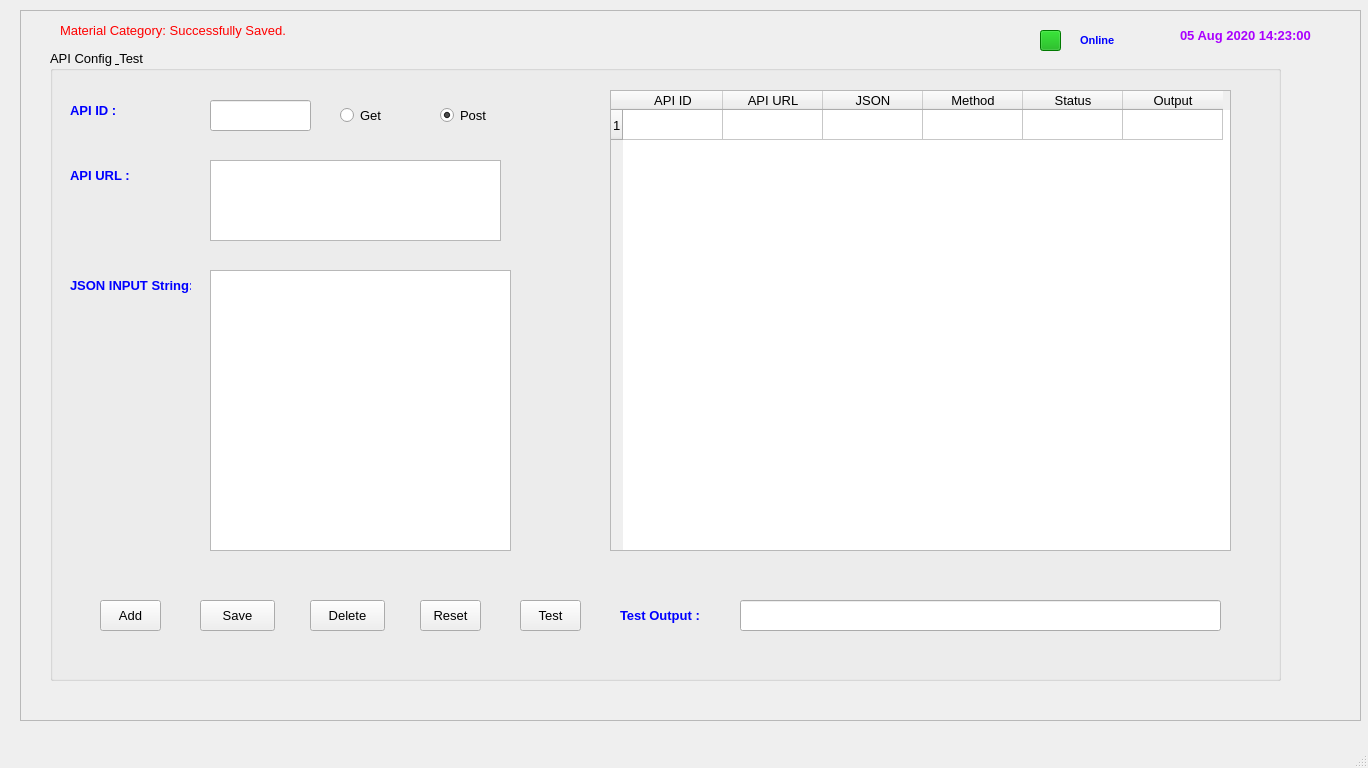
<?xml version="1.0" encoding="UTF-8"?>
<ui version="4.0">
 <class>MainWindow</class>
 <widget class="QMainWindow" name="MainWindow">
  <property name="geometry">
   <rect>
    <x>0</x>
    <y>0</y>
    <width>1368</width>
    <height>768</height>
   </rect>
  </property>
  <property name="baseSize">
   <size>
    <width>0</width>
    <height>0</height>
   </size>
  </property>
  <property name="windowTitle">
   <string>MainWindow</string>
  </property>
  <widget class="QWidget" name="centralwidget">
   <widget class="QFrame" name="frame">
    <property name="geometry">
     <rect>
      <x>20</x>
      <y>10</y>
      <width>1341</width>
      <height>711</height>
     </rect>
    </property>
    <property name="frameShape">
     <enum>QFrame::StyledPanel</enum>
    </property>
    <property name="frameShadow">
     <enum>QFrame::Raised</enum>
    </property>
    <widget class="QLabel" name="label_47">
     <property name="geometry">
      <rect>
       <x>1160</x>
       <y>10</y>
       <width>171</width>
       <height>31</height>
      </rect>
     </property>
     <property name="font">
      <font>
       <family>MS Sans Serif</family>
       <pointsize>10</pointsize>
       <weight>75</weight>
       <bold>true</bold>
       <underline>false</underline>
      </font>
     </property>
     <property name="styleSheet">
      <string notr="true">color: rgb(170, 0, 255);</string>
     </property>
     <property name="text">
      <string>05 Aug 2020 14:23:00</string>
     </property>
     <property name="alignment">
      <set>Qt::AlignLeading|Qt::AlignLeft|Qt::AlignVCenter</set>
     </property>
    </widget>
    <widget class="QGroupBox" name="groupBox_2">
     <property name="geometry">
      <rect>
       <x>30</x>
       <y>40</y>
       <width>1231</width>
       <height>631</height>
      </rect>
     </property>
     <property name="font">
      <font>
       <pointsize>10</pointsize>
      </font>
     </property>
     <property name="title">
      <string>API Config &amp; Test</string>
     </property>
     <widget class="QPushButton" name="pushButton_14">
      <property name="geometry">
       <rect>
        <x>50</x>
        <y>550</y>
        <width>61</width>
        <height>31</height>
       </rect>
      </property>
      <property name="text">
       <string>Add</string>
      </property>
     </widget>
     <widget class="QPushButton" name="pushButton_15">
      <property name="geometry">
       <rect>
        <x>150</x>
        <y>550</y>
        <width>75</width>
        <height>31</height>
       </rect>
      </property>
      <property name="text">
       <string>Save</string>
      </property>
     </widget>
     <widget class="QPushButton" name="pushButton_16">
      <property name="geometry">
       <rect>
        <x>260</x>
        <y>550</y>
        <width>75</width>
        <height>31</height>
       </rect>
      </property>
      <property name="text">
       <string>Delete</string>
      </property>
     </widget>
     <widget class="QPushButton" name="pushButton_17">
      <property name="geometry">
       <rect>
        <x>370</x>
        <y>550</y>
        <width>61</width>
        <height>31</height>
       </rect>
      </property>
      <property name="text">
       <string>Reset</string>
      </property>
     </widget>
     <widget class="QLabel" name="label_32">
      <property name="geometry">
       <rect>
        <x>20</x>
        <y>40</y>
        <width>91</width>
        <height>41</height>
       </rect>
      </property>
      <property name="font">
       <font>
        <family>MS Shell Dlg 2</family>
        <pointsize>10</pointsize>
        <weight>75</weight>
        <bold>true</bold>
        <underline>false</underline>
       </font>
      </property>
      <property name="styleSheet">
       <string notr="true">color: rgb(0, 0, 255);</string>
      </property>
      <property name="text">
       <string>API ID :</string>
      </property>
      <property name="alignment">
       <set>Qt::AlignLeading|Qt::AlignLeft|Qt::AlignVCenter</set>
      </property>
     </widget>
     <widget class="QLineEdit" name="lineEdit_21">
      <property name="geometry">
       <rect>
        <x>160</x>
        <y>50</y>
        <width>101</width>
        <height>31</height>
       </rect>
      </property>
      <property name="font">
       <font>
        <pointsize>10</pointsize>
       </font>
      </property>
      <property name="text">
       <string/>
      </property>
     </widget>
     <widget class="QLabel" name="label_33">
      <property name="geometry">
       <rect>
        <x>20</x>
        <y>110</y>
        <width>101</width>
        <height>31</height>
       </rect>
      </property>
      <property name="font">
       <font>
        <family>MS Shell Dlg 2</family>
        <pointsize>10</pointsize>
        <weight>75</weight>
        <bold>true</bold>
        <underline>false</underline>
       </font>
      </property>
      <property name="styleSheet">
       <string notr="true">color: rgb(0, 0, 255);</string>
      </property>
      <property name="text">
       <string>API URL :</string>
      </property>
      <property name="alignment">
       <set>Qt::AlignLeading|Qt::AlignLeft|Qt::AlignVCenter</set>
      </property>
     </widget>
     <widget class="QLabel" name="label_34">
      <property name="geometry">
       <rect>
        <x>20</x>
        <y>220</y>
        <width>121</width>
        <height>31</height>
       </rect>
      </property>
      <property name="font">
       <font>
        <family>MS Shell Dlg 2</family>
        <pointsize>10</pointsize>
        <weight>75</weight>
        <bold>true</bold>
        <underline>false</underline>
       </font>
      </property>
      <property name="styleSheet">
       <string notr="true">color: rgb(0, 0, 255);</string>
      </property>
      <property name="text">
       <string>JSON INPUT String:</string>
      </property>
      <property name="alignment">
       <set>Qt::AlignLeading|Qt::AlignLeft|Qt::AlignVCenter</set>
      </property>
     </widget>
     <widget class="QTableWidget" name="tableWidget">
      <property name="geometry">
       <rect>
        <x>560</x>
        <y>40</y>
        <width>621</width>
        <height>461</height>
       </rect>
      </property>
      <row>
       <property name="text">
        <string>1</string>
       </property>
      </row>
      <column>
       <property name="text">
        <string>API ID</string>
       </property>
       <property name="font">
        <font>
         <pointsize>10</pointsize>
        </font>
       </property>
      </column>
      <column>
       <property name="text">
        <string>API URL</string>
       </property>
       <property name="font">
        <font>
         <pointsize>10</pointsize>
        </font>
       </property>
      </column>
      <column>
       <property name="text">
        <string>JSON</string>
       </property>
       <property name="font">
        <font>
         <pointsize>10</pointsize>
        </font>
       </property>
      </column>
      <column>
       <property name="text">
        <string>Method</string>
       </property>
       <property name="font">
        <font>
         <pointsize>10</pointsize>
        </font>
       </property>
      </column>
      <column>
       <property name="text">
        <string>Status</string>
       </property>
       <property name="font">
        <font>
         <pointsize>10</pointsize>
        </font>
       </property>
      </column>
      <column>
       <property name="text">
        <string>Output</string>
       </property>
       <property name="font">
        <font>
         <pointsize>10</pointsize>
        </font>
       </property>
      </column>
      <item row="0" column="0">
       <property name="text">
        <string/>
       </property>
       <property name="font">
        <font>
         <family>MS Shell Dlg 2</family>
         <pointsize>10</pointsize>
        </font>
       </property>
      </item>
      <item row="0" column="1">
       <property name="text">
        <string/>
       </property>
       <property name="font">
        <font>
         <family>MS Shell Dlg 2</family>
         <pointsize>10</pointsize>
        </font>
       </property>
      </item>
      <item row="0" column="2">
       <property name="text">
        <string/>
       </property>
       <property name="font">
        <font>
         <pointsize>10</pointsize>
        </font>
       </property>
      </item>
     </widget>
     <widget class="QTextEdit" name="textEdit">
      <property name="geometry">
       <rect>
        <x>160</x>
        <y>220</y>
        <width>301</width>
        <height>281</height>
       </rect>
      </property>
     </widget>
     <widget class="QTextEdit" name="textEdit_2">
      <property name="geometry">
       <rect>
        <x>160</x>
        <y>110</y>
        <width>291</width>
        <height>81</height>
       </rect>
      </property>
     </widget>
     <widget class="QRadioButton" name="radioButton">
      <property name="geometry">
       <rect>
        <x>290</x>
        <y>50</y>
        <width>82</width>
        <height>31</height>
       </rect>
      </property>
      <property name="text">
       <string>Get</string>
      </property>
     </widget>
     <widget class="QRadioButton" name="radioButton_2">
      <property name="geometry">
       <rect>
        <x>390</x>
        <y>50</y>
        <width>82</width>
        <height>31</height>
       </rect>
      </property>
      <property name="text">
       <string>Post</string>
      </property>
      <property name="checked">
       <bool>true</bool>
      </property>
     </widget>
     <widget class="QPushButton" name="pushButton_18">
      <property name="geometry">
       <rect>
        <x>470</x>
        <y>550</y>
        <width>61</width>
        <height>31</height>
       </rect>
      </property>
      <property name="text">
       <string>Test</string>
      </property>
     </widget>
     <widget class="QLabel" name="label_35">
      <property name="geometry">
       <rect>
        <x>570</x>
        <y>550</y>
        <width>101</width>
        <height>31</height>
       </rect>
      </property>
      <property name="font">
       <font>
        <family>MS Shell Dlg 2</family>
        <pointsize>10</pointsize>
        <weight>75</weight>
        <bold>true</bold>
        <underline>false</underline>
       </font>
      </property>
      <property name="styleSheet">
       <string notr="true">color: rgb(0, 0, 255);</string>
      </property>
      <property name="text">
       <string>Test Output :</string>
      </property>
      <property name="alignment">
       <set>Qt::AlignLeading|Qt::AlignLeft|Qt::AlignVCenter</set>
      </property>
     </widget>
     <widget class="QLineEdit" name="lineEdit_22">
      <property name="geometry">
       <rect>
        <x>690</x>
        <y>550</y>
        <width>481</width>
        <height>31</height>
       </rect>
      </property>
      <property name="font">
       <font>
        <pointsize>10</pointsize>
       </font>
      </property>
      <property name="text">
       <string/>
      </property>
     </widget>
    </widget>
    <widget class="QLabel" name="label_2">
     <property name="geometry">
      <rect>
       <x>40</x>
       <y>10</y>
       <width>331</width>
       <height>21</height>
      </rect>
     </property>
     <property name="font">
      <font>
       <pointsize>10</pointsize>
      </font>
     </property>
     <property name="styleSheet">
      <string notr="true">color: rgb(255, 0, 0);</string>
     </property>
     <property name="text">
      <string>Material Category: Successfully Saved.</string>
     </property>
    </widget>
    <widget class="QLabel" name="label_22">
     <property name="geometry">
      <rect>
       <x>1060</x>
       <y>20</y>
       <width>61</width>
       <height>21</height>
      </rect>
     </property>
     <property name="font">
      <font>
       <family>MS Shell Dlg 2</family>
       <pointsize>8</pointsize>
       <weight>75</weight>
       <bold>true</bold>
       <underline>false</underline>
      </font>
     </property>
     <property name="styleSheet">
      <string notr="true">color: rgb(0, 0, 255);</string>
     </property>
     <property name="text">
      <string>Online</string>
     </property>
     <property name="alignment">
      <set>Qt::AlignLeading|Qt::AlignLeft|Qt::AlignVCenter</set>
     </property>
    </widget>
    <widget class="QToolButton" name="toolButton">
     <property name="geometry">
      <rect>
       <x>1020</x>
       <y>20</y>
       <width>21</width>
       <height>21</height>
      </rect>
     </property>
     <property name="styleSheet">
      <string notr="true">background-color: rgb(0, 170, 0);</string>
     </property>
     <property name="text">
      <string/>
     </property>
    </widget>
   </widget>
  </widget>
  <widget class="QMenuBar" name="menubar">
   <property name="geometry">
    <rect>
     <x>0</x>
     <y>0</y>
     <width>1368</width>
     <height>21</height>
    </rect>
   </property>
  </widget>
  <widget class="QStatusBar" name="statusbar"/>
 </widget>
 <resources/>
 <connections/>
</ui>
